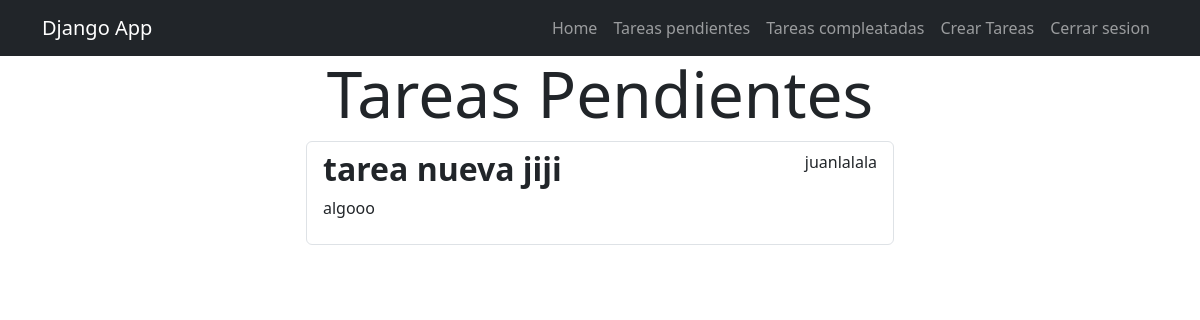
Before: /task/ (signed in) with the older database file.
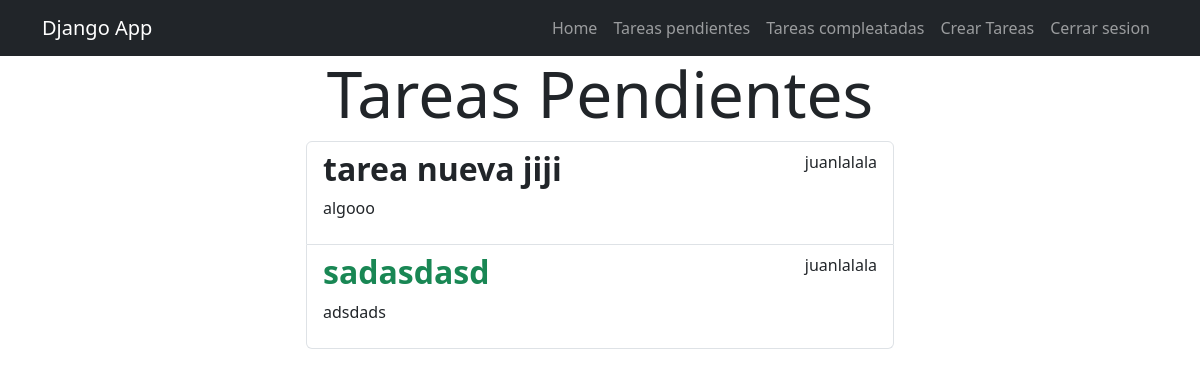
After: the same page with the newer database file.
### task/models.py (models this page shows, shortened)
class Task(models.Model):
    title = models.CharField(max_length=200)
    description = models.TextField(max_length=1000)
    created = models.DateTimeField(auto_now_add=True)
    datecompleted = models.DateTimeField(null=True, blank=True)
    important = models.BooleanField(default=False)
    user = models.ForeignKey(User, on_delete=models.CASCADE)

### task/views.py (the view)
# urls.py: path('task/', views.task, name='task'),
@login_required
def task(request):
    task = Task.objects.filter(user=request.user, datecompleted__isnull=True)
    return render(request, 'task.html', {'task': task})

### task/templates/task.html (shortened to what this page needs)
{% extends "base.html" %} {% block content %}
<main class="containter">
    <div class="row">
        <div class="col-md-6 offset-md-3">
              <h1 class="text-center display-3 pd-5">Tareas Pendientes</h1>
            <ul class="list-group">
              {% for task in task %}
                <a class="list-group-item" href="{% url "task_detail" task.id %}">
                      <header class="d-flex justify-content-between">
                        {% if task.important %}
                        <h2 class="fw-bold text-success">{{task.title}}</h2>
                        {% else %}
                        <h2 class="fw-bold">{{task.title}}</h2>
                         {% endif %}
                        <p>{{task.user.username}}</p>
                      </header>
                      <p>{{task.description}}</p>
                </a>
              {% endfor %}
            </ul>
        </div>
    </div>
</main>
{% endblock %}

Changed rows visible on the page:
added Task: title "sadasdasd", user.username "juanlalala", description "adsdads"
